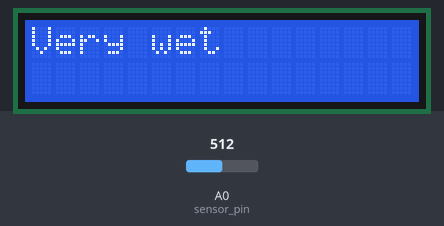
The sketch below on a simulated Arduino Uno, built with avr-gcc and run on an emulated ATmega328P. Parts: 16×2 character LCD. The inputs (shaded band) are chosen by the test bench; at power-on: A0 (sensor_pin) = 512. What the sketch prints to the serial monitor is not drawn.

Above: at 1.2 s.
1.3 s: A0 (sensor_pin) set to 313
4.3 s: A0 (sensor_pin) set to 289
At 7.0 s:
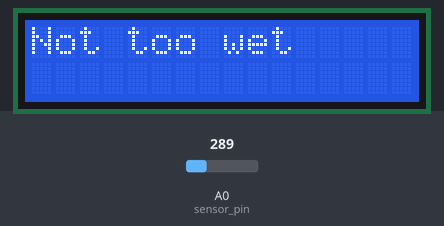
7.3 s: A0 (sensor_pin) set to 161
10.3 s: A0 (sensor_pin) set to 138
At 13.0 s:
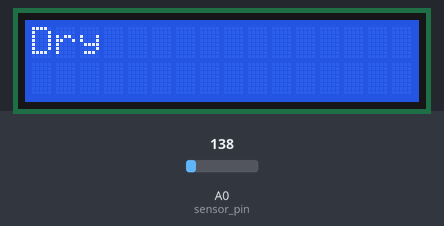
13.3 s: A0 (sensor_pin) set to 54
16.3 s: A0 (sensor_pin) set to 44
At 18.9 s:
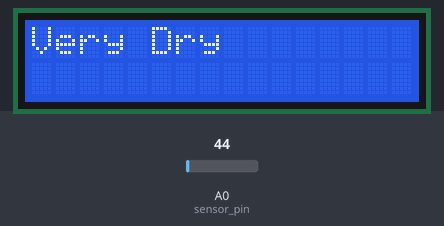
Timing chart, 0 to 20.3 s (numbered marks = the images above; inputs shaded):
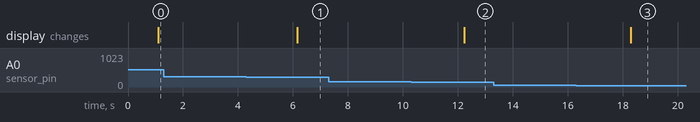

The sketch:

soil.ino
```cpp
const int sensor_pin = A0;  /* Connect Soil moisture analog sensor pin to A0 of NodeMCU */
#include <LiquidCrystal_I2C.h>

LiquidCrystal_I2C lcd(0x27,16,2);  // set the LCD address to 0x3F for a 16 chars and 2 line display

void setup() {
  lcd.init();
  lcd.clear();
  lcd.backlight();      // Make sure backlight is on
  Serial.begin(9600);
  // Print a message on both lines of the LCD.
  lcd.setCursor(2,0);   //Set cursor to character 2 on line 0
  lcd.print("System ready!");
}

void loop() {
  float moisture_percentage;

  moisture_percentage = ( ( (analogRead(sensor_pin)/5) *10) );
  Serial.print(analogRead(sensor_pin));
  Serial.print("Soil Moisture(in Percentage) = ");
  Serial.print(moisture_percentage);
  Serial.println("%");

  delay(1000);
  lcd.clear();
  lcd.setCursor(0,0);
//  lcd.print("Moisture = ");
//  lcd.print(moisture_percentage);
//  lcd.println("%");
//
  if (moisture_percentage >=600)
    lcd.print("Very wet");
  else if (moisture_percentage >=300)
    lcd.print("Not too wet");
  else if (moisture_percentage >=100)
    lcd.print("Dry");
  else if (moisture_percentage <100)
    lcd.print("Very Dry");


}
```

Measured:
- the behaviour switches between 300 and 299 on A0 (sensor_pin) (found by bisection; images 0 and 1)
- the behaviour switches between 150 and 149 on A0 (sensor_pin) (found by bisection; images 1 and 2)
- the behaviour switches between 50 and 49 on A0 (sensor_pin) (found by bisection; images 2 and 3)
- after the input at 1.3 s, every drawn part: stays the same
- after the input at 4.3 s, the display: changes after 1.9 s (image 1)
- after the input at 7.3 s, every drawn part: stays the same
- after the input at 10.3 s, the display: changes after 1.9 s (image 2)
- after the input at 13.3 s, every drawn part: stays the same
- after the input at 16.3 s, the display: changes after 2.0 s (image 3)
